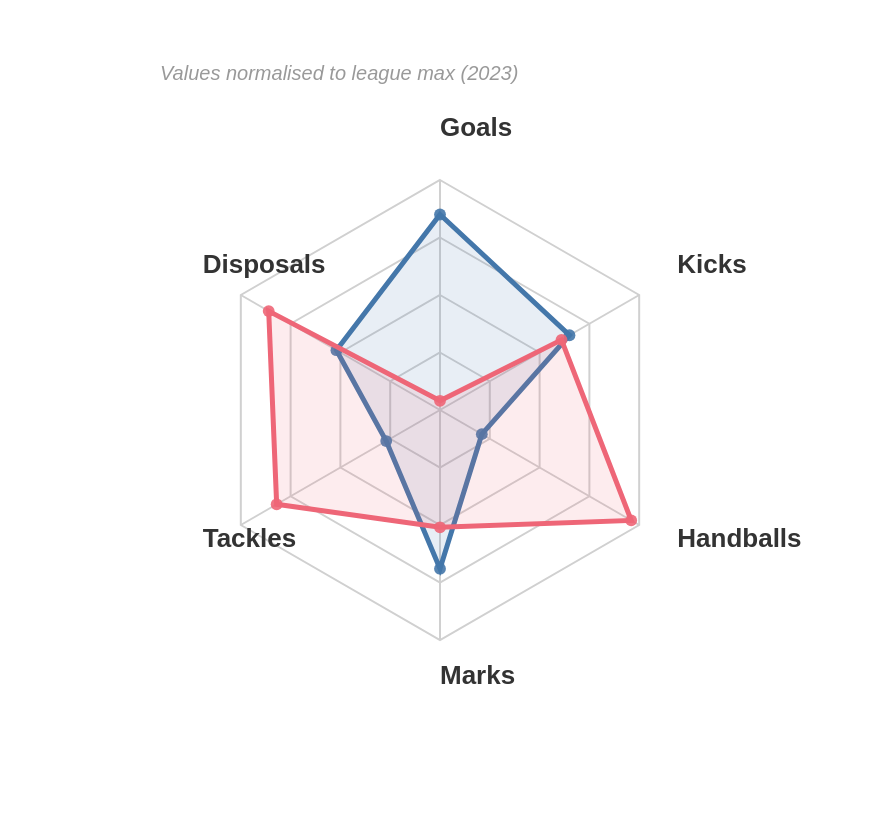

Here is the Vega-Lite specification saved for this chart:
### Vega specification from a JSON file in a GitHub repository (floating-point values rounded to 4 significant figures)
{"$schema": "https://vega.github.io/schema/vega/v5.json", "description": "Custom-built radar chart comparing AFL player skill profiles across 6 statistics", "width": 300, "height": 300, "padding": {"left": 70, "right": 70, "top": 55, "bottom": 55}, "autosize": "none", "signals": [{"name": "radius", "value": 115}, {"name": "cx", "update": "width / 2"}, {"name": "cy", "update": "height / 2"}, {"name": "player1", "value": "Lachie Neale", "bind": {"input": "select", "name": "Player A: ", "options": ["Harris Andrews", "Jack Sinclair", "Luke Ryan", "Charlie Curnow", "Jeremy Cameron", "Caleb Serong", "Lachie Neale", "Nick Daicos"]}}, {"name": "player2", "value": "Jeremy Cameron", "bind": {"input": "select", "name": "Player B: ", "options": ["Harris Andrews", "Jack Sinclair", "Luke Ryan", "Charlie Curnow", "Jeremy Cameron", "Caleb Serong", "Lachie Neale", "Nick Daicos"]}}], "data": [{"name": "radar_data", "values": [{"player": "Harris Andrews", "position": "Defender", "statName": "Goals", "value": 0.01, "axisIndex": 0}, {"player": "Harris Andrews", "position": "Defender", "statName": "Kicks", "value": 0.55, "axisIndex": 1}, {"player": "Harris Andrews", "position": "Defender", "statName": "Handballs", "value": 0.22, "axisIndex": 2}, {"player": "Harris Andrews", "position": "Defender", "statName": "Marks", "value": 0.95, "axisIndex": 3}, {"player": "Harris Andrews", "position": "Defender", "statName": "Tackles", "value": 0.24, "axisIndex": 4}, {"player": "Harris Andrews", "position": "Defender", "statName": "Disposals", "value": 0.46, "axisIndex": 5}, {"player": "Jack Sinclair", "position": "Defender", "statName": "Goals", "value": 0.08, "axisIndex": 0}, {"player": "Jack Sinclair", "position": "Defender", "statName": "Kicks", "value": 1.0, "axisIndex": 1}, {"player": "Jack Sinclair", "position": "Defender", "statName": "Handballs", "value": 0.6, "axisIndex": 2}, {"player": "Jack Sinclair", "position": "Defender", "statName": "Marks", "value": 0.6, "axisIndex": 3}, {"player": "Jack Sinclair", "position": "Defender", "statName": "Tackles", "value": 0.41, "axisIndex": 4}, {"player": "Jack Sinclair", "position": "Defender", "statName": "Disposals", "value": 0.93, "axisIndex": 5}, {"player": "Luke Ryan", "position": "Defender", "statName": "Goals", "value": 0.0, "axisIndex": 0}, {"player": "Luke Ryan", "position": "Defender", "statName": "Kicks", "value": 1.0, "axisIndex": 1}, {"player": "Luke Ryan", "position": "Defender", "statName": "Handballs", "value": 0.28, "axisIndex": 2}, {"player": "Luke Ryan", "position": "Defender", "statName": "Marks", "value": 1.0, "axisIndex": 3}, {"player": "Luke Ryan", "position": "Defender", "statName": "Tackles", "value": 0.44, "axisIndex": 4}, {"player": "Luke Ryan", "position": "Defender", "statName": "Disposals", "value": 0.77, "axisIndex": 5}, {"player": "Charlie Curnow", "position": "Forward", "statName": "Goals", "value": 1.0, "axisIndex": 0}, {"player": "Charlie Curnow", "position": "Forward", "statName": "Kicks", "value": 0.55, "axisIndex": 1}, {"player": "Charlie Curnow", "position": "Forward", "statName": "Handballs", "value": 0.19, "axisIndex": 2}, {"player": "Charlie Curnow", "position": "Forward", "statName": "Marks", "value": 0.84, "axisIndex": 3}, {"player": "Charlie Curnow", "position": "Forward", "statName": "Tackles", "value": 0.21, "axisIndex": 4}, {"player": "Charlie Curnow", "position": "Forward", "statName": "Disposals", "value": 0.44, "axisIndex": 5}, {"player": "Jeremy Cameron", "position": "Forward", "statName": "Goals", "value": 0.85, "axisIndex": 0}, {"player": "Jeremy Cameron", "position": "Forward", "statName": "Kicks", "value": 0.65, "axisIndex": 1}, {"player": "Jeremy Cameron", "position": "Forward", "statName": "Handballs", "value": 0.21, "axisIndex": 2}, {"player": "Jeremy Cameron", "position": "Forward", "statName": "Marks", "value": 0.69, "axisIndex": 3}, {"player": "Jeremy Cameron", "position": "Forward", "statName": "Tackles", "value": 0.27, "axisIndex": 4}, {"player": "Jeremy Cameron", "position": "Forward", "statName": "Disposals", "value": 0.52, "axisIndex": 5}, {"player": "Caleb Serong", "position": "Midfielder", "statName": "Goals", "value": 0.06, "axisIndex": 0}, {"player": "Caleb Serong", "position": "Midfielder", "statName": "Kicks", "value": 0.78, "axisIndex": 1}, {"player": "Caleb Serong", "position": "Midfielder", "statName": "Handballs", "value": 1.0, "axisIndex": 2}, {"player": "Caleb Serong", "position": "Midfielder", "statName": "Marks", "value": 0.4, "axisIndex": 3}, {"player": "Caleb Serong", "position": "Midfielder", "statName": "Tackles", "value": 1.0, "axisIndex": 4}, {"player": "Caleb Serong", "position": "Midfielder", "statName": "Disposals", "value": 0.99, "axisIndex": 5}, {"player": "Lachie Neale", "position": "Midfielder", "statName": "Goals", "value": 0.04, "axisIndex": 0}, {"player": "Lachie Neale", "position": "Midfielder", "statName": "Kicks", "value": 0.61, "axisIndex": 1}, {"player": "Lachie Neale", "position": "Midfielder", "statName": "Handballs", "value": 0.96, "axisIndex": 2}, {"player": "Lachie Neale", "position": "Midfielder", "statName": "Marks", "value": 0.51, "axisIndex": 3}, {"player": "Lachie Neale", "position": "Midfielder", "statName": "Tackles", "value": 0.82, "axisIndex": 4}, {"player": "Lachie Neale", "position": "Midfielder", "statName": "Disposals", "value": 0.86, "axisIndex": 5}, {"player": "Nick Daicos", "position": "Midfielder", "statName": "Goals", "value": 0.28, "axisIndex": 0}, {"player": "Nick Daicos", "position": "Midfielder", "statName": "Kicks", "value": 0.83, "axisIndex": 1}, {"player": "Nick Daicos", "position": "Midfielder", "statName": "Handballs", "value": 0.96, "axisIndex": 2}, {"player": "Nick Daicos", "position": "Midfielder", "statName": "Marks", "value": 0.39, "axisIndex": 3}, {"player": "Nick Daicos", "position": "Midfielder", "statName": "Tackles", "value": 0.77, "axisIndex": 4}, {"player": "Nick Daicos", "position": "Midfielder", "statName": "Disposals", "value": 1.0, "axisIndex": 5}], "transform": [{"type": "filter", "expr": "datum.player === player1 || datum.player === player2"}, {"type": "formula", "expr": "datum.axisIndex * 2 * PI / 6 - PI / 2", "as": "angle"}, {"type": "formula", "expr": "cx + scale('radial', datum.value) * cos(datum.angle)", "as": "x"}, {"type": "formula", "expr": "cy + scale('radial', datum.value) * sin(datum.angle)", "as": "y"}]}, {"name": "grid_data", "values": [{"level": 0.25, "axisIndex": 0}, {"level": 0.25, "axisIndex": 1}, {"level": 0.25, "axisIndex": 2}, {"level": 0.25, "axisIndex": 3}, {"level": 0.25, "axisIndex": 4}, {"level": 0.25, "axisIndex": 5}, {"level": 0.5, "axisIndex": 0}, {"level": 0.5, "axisIndex": 1}, {"level": 0.5, "axisIndex": 2}, {"level": 0.5, "axisIndex": 3}, {"level": 0.5, "axisIndex": 4}, {"level": 0.5, "axisIndex": 5}, {"level": 0.75, "axisIndex": 0}, {"level": 0.75, "axisIndex": 1}, {"level": 0.75, "axisIndex": 2}, {"level": 0.75, "axisIndex": 3}, {"level": 0.75, "axisIndex": 4}, {"level": 0.75, "axisIndex": 5}, {"level": 1.0, "axisIndex": 0}, {"level": 1.0, "axisIndex": 1}, {"level": 1.0, "axisIndex": 2}, {"level": 1.0, "axisIndex": 3}, {"level": 1.0, "axisIndex": 4}, {"level": 1.0, "axisIndex": 5}], "transform": [{"type": "formula", "expr": "datum.axisIndex * 2 * PI / 6 - PI / 2", "as": "angle"}, {"type": "formula", "expr": "cx + datum.level * radius * cos(datum.angle)", "as": "x"}, {"type": "formula", "expr": "cy + datum.level * radius * sin(datum.angle)", "as": "y"}]}, {"name": "axes_data", "values": [{"statName": "Goals", "axisIndex": 0}, {"statName": "Kicks", "axisIndex": 1}, {"statName": "Handballs", "axisIndex": 2}, {"statName": "Marks", "axisIndex": 3}, {"statName": "Tackles", "axisIndex": 4}, {"statName": "Disposals", "axisIndex": 5}], "transform": [{"type": "formula", "expr": "datum.axisIndex * 2 * PI / 6 - PI / 2", "as": "angle"}, {"type": "formula", "expr": "cx + (radius + 22) * cos(datum.angle)", "as": "labelX"}, {"type": "formula", "expr": "cy + (radius + 22) * sin(datum.angle)", "as": "labelY"}, {"type": "formula", "expr": "cx + radius * cos(datum.angle)", "as": "endX"}, {"type": "formula", "expr": "cy + radius * sin(datum.angle)", "as": "endY"}]}], "scales": [{"name": "radial", "type": "linear", "domain": [0, 1], "range": [0, {"signal": "radius"}]}, {"name": "color", "type": "ordinal", "domain": {"data": "radar_data", "field": "player", "sort": {"field": "player"}}, "range": ["#4477AA", "#EE6677"]}], "marks": [{"type": "group", "from": {"facet": {"data": "grid_data", "name": "grid_level", "groupby": "level"}}, "marks": [{"type": "line", "from": {"data": "grid_level"}, "sort": {"field": "axisIndex", "order": "ascending"}, "encode": {"enter": {"x": {"field": "x"}, "y": {"field": "y"}, "stroke": {"value": "#d0d0d0"}, "strokeWidth": {"value": 1}, "interpolate": {"value": "linear-closed"}, "fillOpacity": {"value": 0}}}}]}, {"type": "rule", "from": {"data": "axes_data"}, "encode": {"enter": {"x": {"signal": "cx"}, "y": {"signal": "cy"}, "x2": {"field": "endX"}, "y2": {"field": "endY"}, "stroke": {"value": "#d0d0d0"}, "strokeWidth": {"value": 1}}}}, {"type": "group", "from": {"facet": {"data": "radar_data", "name": "player_path", "groupby": "player"}}, "marks": [{"type": "line", "from": {"data": "player_path"}, "sort": {"field": "axisIndex", "order": "ascending"}, "encode": {"enter": {"interpolate": {"value": "linear-closed"}, "strokeWidth": {"value": 2.5}}, "update": {"x": {"field": "x"}, "y": {"field": "y"}, "stroke": {"scale": "color", "field": "player"}, "fill": {"scale": "color", "field": "player"}, "fillOpacity": {"value": 0.12}}}}, {"type": "symbol", "from": {"data": "player_path"}, "encode": {"enter": {"size": {"value": 35}}, "update": {"x": {"field": "x"}, "y": {"field": "y"}, "fill": {"scale": "color", "field": "player"}, "opacity": {"value": 0.9}}}}]}, {"type": "text", "from": {"data": "axes_data"}, "encode": {"enter": {"x": {"field": "labelX"}, "y": {"field": "labelY"}, "text": {"field": "statName"}, "fill": {"value": "#333"}, "fontSize": {"value": 13}, "fontWeight": {"value": "bold"}, "align": {"rule": [{"test": "abs(datum.labelX - cx) < 8", "value": "center"}, {"test": "datum.labelX < cx", "value": "right"}, {"value": "left"}]}, "baseline": {"rule": [{"test": "datum.labelY < cy - 8", "value": "bottom"}, {"test": "datum.labelY > cy + 8", "value": "top"}, {"value": "middle"}]}}}}, {"type": "text", "encode": {"enter": {"x": {"value": 10}, "y": {"value": -15}, "text": {"value": "Values normalised to league max (2023)"}, "fill": {"value": "#999"}, "fontSize": {"value": 10}, "fontStyle": {"value": "italic"}}}}]}
